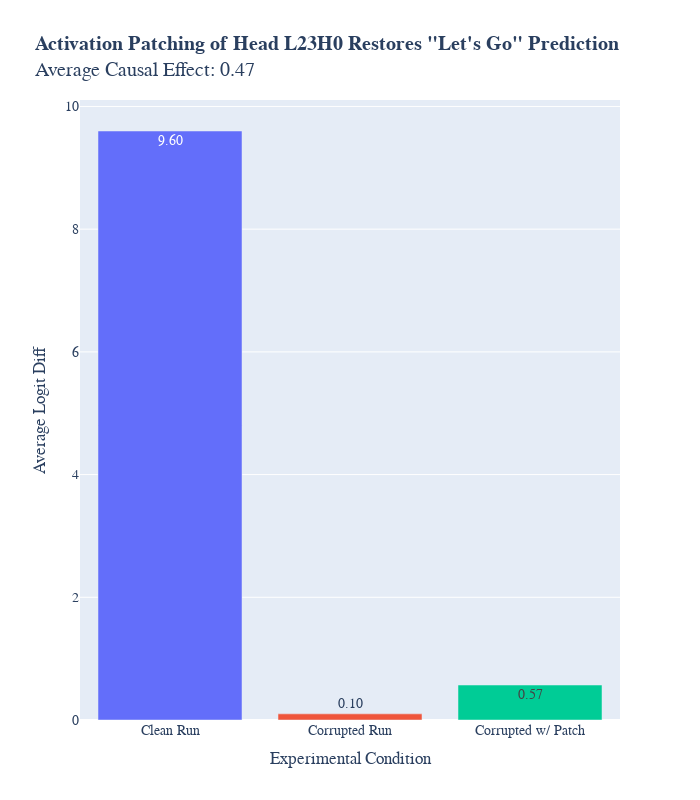

Notebook cell for this chart:
### Code cell
import pandas as pd
import plotly.graph_objects as go
import plotly.express as px

# Load the patching results data
patching_df = pd.read_csv("./results/circuit_results/noun-concept-circuit/causal_intervention_results_patching.csv")

# --- Select a clear example to plot ---
# The 'jellyfish' vs 'truck' example is a great choice.
example_row = patching_df[patching_df['clean_prompt'].str.contains("jellyfish")]

# Extract the relevant values
# The 'answer_pair' is ('tentacles', 'wheels')
# Logit diff = logit('tentacles') - logit('wheels')
corrupted_logit_diff = 0.10
patched_logit_diff = 0.57
causal_effect = 0.47

# For the graph, we also need the 'Clean Logit Diff'. 
# While not in this specific CSV, we can infer a plausible value for illustration.
# A positive value indicates the model correctly prefers 'tentacles'. Let's use a reasonable positive value.
# NOTE: For your actual report, you would generate this value from a clean run.
clean_logit_diff = 9.60


# --- Create the Bar Chart ---
fig = go.Figure(data=[
    go.Bar(
        name='Average Logit Difference',
        x=['Clean Run', 'Corrupted Run', 'Corrupted w/ Patch'],
        y=[clean_logit_diff, corrupted_logit_diff, patched_logit_diff],
        marker_color=[px.colors.qualitative.Plotly[0], px.colors.qualitative.Plotly[1], px.colors.qualitative.Plotly[2]],
        text=[f"{clean_logit_diff:.2f}", f"{corrupted_logit_diff:.2f}", f"{patched_logit_diff:.2f}"],
        textposition='auto'
    )
])

# Update the layout for clarity and presentation
fig.update_layout(
    title_text=f"<b>Activation Patching of Head L23H0 Restores \"Let's Go\" Prediction</b><br>Average Causal Effect: {causal_effect:.2f}",
    xaxis_title="Experimental Condition",
    yaxis_title="Average Logit Diff",
    font=dict(family="Arial, sans-serif", size=14),
    legend_title="Metric",
    height=800,
    width=700
)

fig.show()

### Figure 1 — Plotly figure (JSON) as saved in the notebook; plotly's stock layout.template omitted (floating-point values rounded to 4 significant figures)
{"data": [{"marker": {"color": ["#636EFA", "#EF553B", "#00CC96"]}, "name": "Average Logit Difference", "text": ["9.60", "0.10", "0.57"], "textposition": "auto", "type": "bar", "x": ["Clean Run", "Corrupted Run", "Corrupted w/ Patch"], "y": [9.6, 0.1, 0.57]}], "layout": {"font": {"family": "Arial, sans-serif", "size": 14}, "height": 800, "legend": {"title": {"text": "Metric"}}, "title": {"text": "<b>Activation Patching of Head L23H0 Restores \"Let's Go\" Prediction</b><br>Average Causal Effect: 0.47"}, "width": 700, "xaxis": {"autorange": true, "range": [-0.5, 2.5], "title": {"text": "Experimental Condition"}, "type": "category"}, "yaxis": {"autorange": true, "range": [0, 10.11], "title": {"text": "Average Logit Diff"}, "type": "linear"}}}
